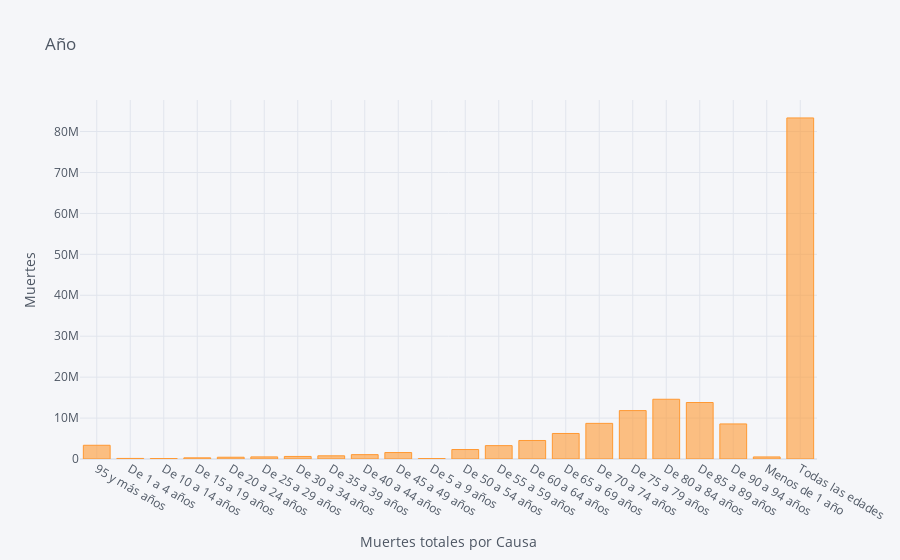

Notebook code for this chart:
### Code cell
deaths_display.iplot(kind='bar',
                  x='Edad',
                  xTitle='Muertes totales por Causa',
                  yTitle='Muertes',
                  title='Año')

### Figure 1 — Plotly figure (JSON) as saved in the notebook; plotly's stock layout.template omitted (floating-point values rounded to 4 significant figures)
{"data": [{"marker": {"color": "rgba(255, 153, 51, 0.6)", "line": {"color": "rgba(255, 153, 51, 1.0)", "width": 1}}, "name": "Total", "orientation": "v", "text": "", "type": "bar", "x": ["95 y más años", "De 1 a 4 años", "De 10 a 14 años  ", "De 15 a 19 años  ", "De 20 a 24 años", "De 25 a 29 años", "De 30 a 34 años", "De 35 a 39 años", "De 40 a 44 años", "De 45 a 49 años", "De 5 a 9 años", "De 50 a 54 años", "De 55 a 59 años", "De 60 a 64 años", "De 65 a 69 años", "De 70 a 74 años  ", "De 75 a 79 años  ", "De 80 a 84 años  ", "De 85 a 89 años  ", "De 90 a 94 años  ", "Menos de 1 año", "Todas las edades"], "y": [3353274, 138488, 111386, 286024, 432224, 513206, 626142, 779354, 1068328, 1578740, 99438, 2313040, 3264478, 4521458, 6236528, 8703470, 11826738, 14596600, 13803032, 8565798, 503026, 83320772]}], "layout": {"legend": {"bgcolor": "#F5F6F9", "font": {"color": "#4D5663"}}, "paper_bgcolor": "#F5F6F9", "plot_bgcolor": "#F5F6F9", "title": {"font": {"color": "#4D5663"}, "text": "Año"}, "xaxis": {"gridcolor": "#E1E5ED", "showgrid": true, "tickfont": {"color": "#4D5663"}, "title": {"font": {"color": "#4D5663"}, "text": "Muertes totales por Causa"}, "zerolinecolor": "#E1E5ED"}, "yaxis": {"gridcolor": "#E1E5ED", "showgrid": true, "tickfont": {"color": "#4D5663"}, "title": {"font": {"color": "#4D5663"}, "text": "Muertes"}, "zerolinecolor": "#E1E5ED"}}}
